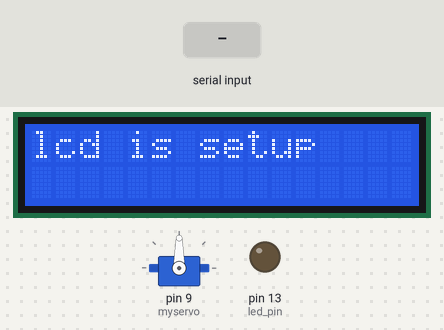
The sketch below on a simulated Arduino Uno, built with avr-gcc and run on an emulated ATmega328P. Shown: 16×2 character LCD, servo, output pins drawn as LEDs (lit = HIGH). The inputs (shaded band) are chosen by the test bench. What the sketch prints to the serial monitor is not drawn.

Above: at 1.2 s.
1.3 s: "L90\n" received over Serial
At 2.8 s:
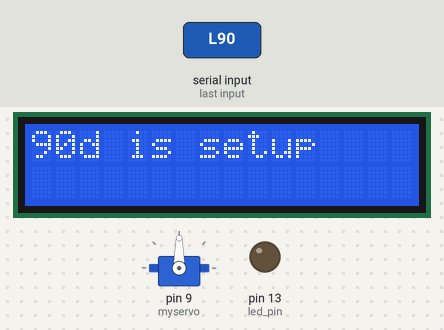
3.8 s: "S,45\n" received over Serial
At 5.9 s:
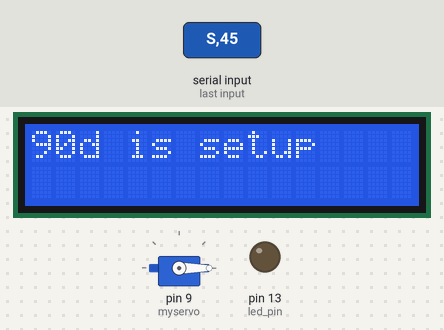
6.3 s: "E90\n" received over Serial
At 7.7 s:
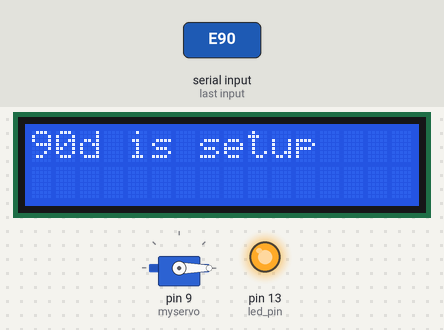
8.8 s: "S90\n" received over Serial
At 10.8 s:
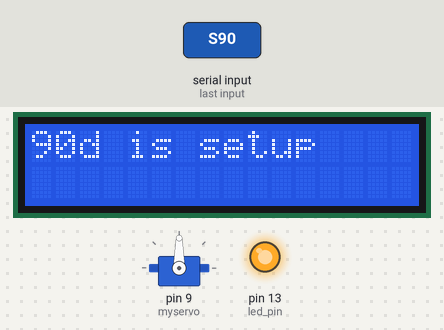
11.3 s: "L,45\n" received over Serial
At 12.8 s:
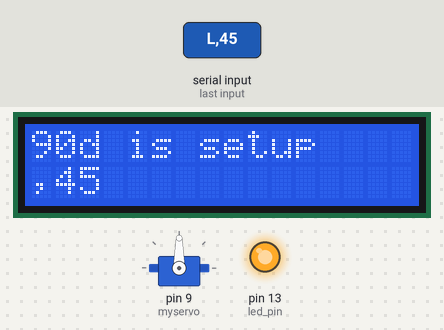
13.8 s: "L" received over Serial
At 15.8 s:
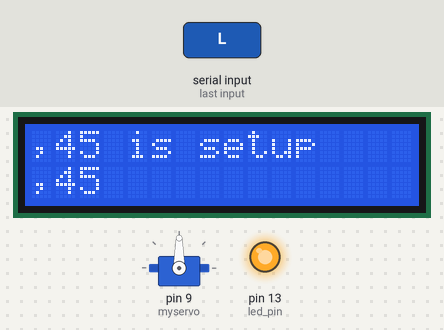
Timing chart, 0 to 17.3 s (numbered marks = the images above; inputs shaded):
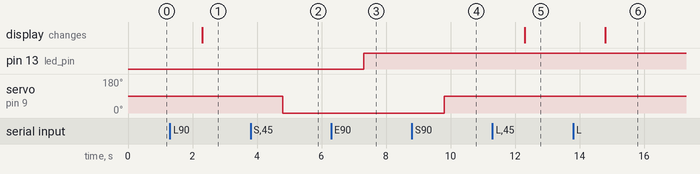

Measured:
- after the input at 1.3 s, the display: changes after 1.0 s (image 1)
- after the input at 3.8 s, servo on pin 9 (myservo): 90° → 0° after 1.0 s
- after the input at 6.3 s, pin 13 (led_pin): LOW → HIGH after 1.0 s
- after the input at 8.8 s, servo on pin 9 (myservo): 0° → 90° after 1.0 s
- after the input at 11.3 s, the display: changes after 1.0 s (image 5)
- after the input at 13.8 s, the display: changes after 1.0 s (image 6)

The sketch:

wrapper_arduino.ino
```cpp
// wrapper for arduino
#include <LiquidCrystal.h>
#include <Servo.h>

static int debug = 1;

static void serial_setup()
{
  Serial.begin(9600);
}

// initialize the library with the numbers of the interface pins
LiquidCrystal lcd(12, 11, 5, 4, 3, 2);

static void lcd_setup()
{
  // set up the LCD's number of columns and rows:
  lcd.begin(16, 2);
  // Print a message to the LCD.
  lcd.print("lcd is setup");
  //lcd.autoscroll();
}

static void lcd_set(String d)
{
  // assume 1 lcd line per call
  static int row = 0;
  lcd.setCursor(0, row);
  lcd.print(d);
  row ^= 1;
  if (debug){
    Serial.print("lcd_set:");
    Serial.print(d);
    Serial.println(row, DEC);
  }
}

Servo myservo;  // create servo object to control a servo
                // a maximum of eight servo objects can be created

static void servo_setup()
{
  myservo.attach(9);  // attaches the servo on pin 9 to the servo object
}

static void servo_set(int pos)
{
  myservo.write(pos);
  delay(15);      // waits 15ms for the servo to reach the position
  if (debug) {
    Serial.print("servo_set:");
    Serial.println(pos, DEC);
  }
}

const int led_pin = 13;

static void led_setup()
{
  pinMode(led_pin, OUTPUT);
}

static void led_set(int s)
{
  digitalWrite(led_pin, s);
  if (debug) {
    Serial.print("led_set:");
    Serial.println(s);
  }
}

void setup()
{
  serial_setup();
  lcd_setup();
  servo_setup();
  led_setup();
}

const int cmd_size = 128;
char cmd[cmd_size];

void loop()
{
  if (Serial.available())
  {
      if (Serial.readBytes(cmd, cmd_size) > 0)
      {
        switch (cmd[0])
        {
          // lcd control command
          case 'L':
          {
            String lcd_d = String(cmd);
            lcd_d.trim();
            lcd_set(lcd_d.substring(1));
          }
          break;

           // servo control command
           case 'S':
           {
             String servo_d = String(cmd);
             servo_d.trim();
             servo_d = servo_d.substring(1);
             servo_set(servo_d.toInt());
           }
           break;

           // LED control command
           case 'E':
           {
             String led_d = String(cmd);
             led_d.trim();
             led_d = led_d.substring(1);
             led_set(led_d.toInt());
           }
        } // switch
      } // serial read

  } // serial data avaliable


}
```
